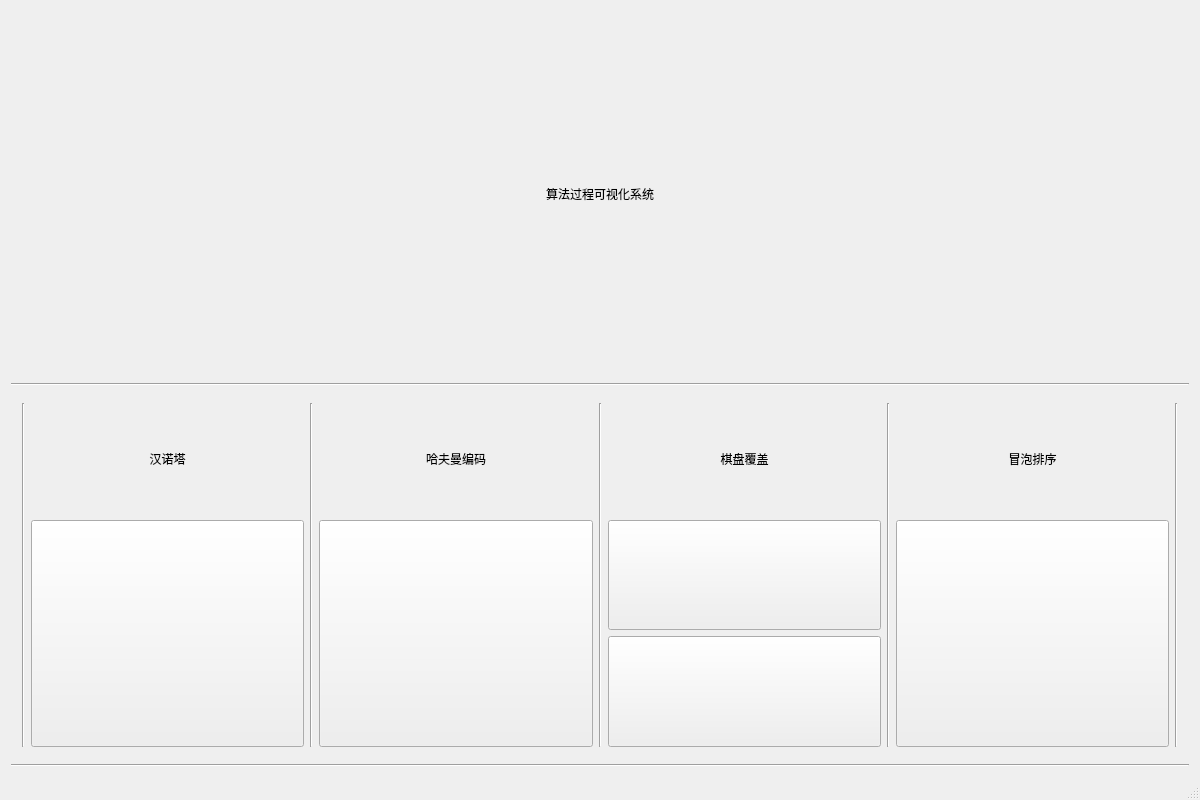
<?xml version="1.0" encoding="UTF-8"?>
<ui version="4.0">
 <class>MainWindow</class>
 <widget class="QMainWindow" name="MainWindow">
  <property name="geometry">
   <rect>
    <x>0</x>
    <y>0</y>
    <width>1200</width>
    <height>800</height>
   </rect>
  </property>
  <property name="windowTitle">
   <string>MainWindow</string>
  </property>
  <widget class="QWidget" name="centralWidget">
   <layout class="QVBoxLayout" name="verticalLayout">
    <item>
     <widget class="QLabel" name="label_2">
      <property name="styleSheet">
       <string notr="true">font: 28pt &quot;楷体&quot;;</string>
      </property>
      <property name="text">
       <string>算法过程可视化系统</string>
      </property>
      <property name="alignment">
       <set>Qt::AlignCenter</set>
      </property>
     </widget>
    </item>
    <item>
     <widget class="Line" name="line">
      <property name="orientation">
       <enum>Qt::Horizontal</enum>
      </property>
     </widget>
    </item>
    <item>
     <widget class="QWidget" name="widget" native="true">
      <layout class="QGridLayout" name="gridLayout">
       <item row="3" column="5">
        <widget class="ImgButton" name="chessboard">
         <property name="sizePolicy">
          <sizepolicy hsizetype="Minimum" vsizetype="Preferred">
           <horstretch>0</horstretch>
           <verstretch>0</verstretch>
          </sizepolicy>
         </property>
         <property name="text">
          <string/>
         </property>
        </widget>
       </item>
       <item row="2" column="5">
        <widget class="ImgButton" name="chessboard_2">
         <property name="sizePolicy">
          <sizepolicy hsizetype="Minimum" vsizetype="Preferred">
           <horstretch>0</horstretch>
           <verstretch>0</verstretch>
          </sizepolicy>
         </property>
         <property name="text">
          <string/>
         </property>
        </widget>
       </item>
       <item row="1" column="7">
        <widget class="QLabel" name="label_5">
         <property name="styleSheet">
          <string notr="true">font: 16pt &quot;楷体&quot;;</string>
         </property>
         <property name="text">
          <string>冒泡排序</string>
         </property>
         <property name="alignment">
          <set>Qt::AlignCenter</set>
         </property>
        </widget>
       </item>
       <item row="1" column="4" rowspan="3">
        <widget class="Line" name="line_3">
         <property name="orientation">
          <enum>Qt::Vertical</enum>
         </property>
        </widget>
       </item>
       <item row="1" column="6" rowspan="3">
        <widget class="Line" name="line_4">
         <property name="orientation">
          <enum>Qt::Vertical</enum>
         </property>
        </widget>
       </item>
       <item row="1" column="3">
        <widget class="QLabel" name="label_3">
         <property name="styleSheet">
          <string notr="true">font: 16pt &quot;楷体&quot;;</string>
         </property>
         <property name="text">
          <string>哈夫曼编码</string>
         </property>
         <property name="alignment">
          <set>Qt::AlignCenter</set>
         </property>
        </widget>
       </item>
       <item row="2" column="1" rowspan="2">
        <widget class="ImgButton" name="hanoi">
         <property name="sizePolicy">
          <sizepolicy hsizetype="Minimum" vsizetype="Preferred">
           <horstretch>0</horstretch>
           <verstretch>0</verstretch>
          </sizepolicy>
         </property>
         <property name="text">
          <string/>
         </property>
        </widget>
       </item>
       <item row="2" column="7" rowspan="2">
        <widget class="ImgButton" name="bubble_sort">
         <property name="sizePolicy">
          <sizepolicy hsizetype="Minimum" vsizetype="Preferred">
           <horstretch>0</horstretch>
           <verstretch>0</verstretch>
          </sizepolicy>
         </property>
         <property name="text">
          <string/>
         </property>
        </widget>
       </item>
       <item row="1" column="2" rowspan="3">
        <widget class="Line" name="line_2">
         <property name="orientation">
          <enum>Qt::Vertical</enum>
         </property>
        </widget>
       </item>
       <item row="2" column="3" rowspan="2">
        <widget class="ImgButton" name="huffman">
         <property name="sizePolicy">
          <sizepolicy hsizetype="Minimum" vsizetype="Preferred">
           <horstretch>0</horstretch>
           <verstretch>0</verstretch>
          </sizepolicy>
         </property>
         <property name="text">
          <string/>
         </property>
        </widget>
       </item>
       <item row="1" column="0" rowspan="3">
        <widget class="Line" name="line_5">
         <property name="orientation">
          <enum>Qt::Vertical</enum>
         </property>
        </widget>
       </item>
       <item row="1" column="1">
        <widget class="QLabel" name="label">
         <property name="styleSheet">
          <string notr="true">font: 16pt &quot;楷体&quot;;</string>
         </property>
         <property name="text">
          <string>汉诺塔</string>
         </property>
         <property name="alignment">
          <set>Qt::AlignCenter</set>
         </property>
        </widget>
       </item>
       <item row="1" column="5">
        <widget class="QLabel" name="label_4">
         <property name="styleSheet">
          <string notr="true">font: 16pt &quot;楷体&quot;;</string>
         </property>
         <property name="text">
          <string>棋盘覆盖</string>
         </property>
         <property name="alignment">
          <set>Qt::AlignCenter</set>
         </property>
        </widget>
       </item>
       <item row="1" column="8" rowspan="3">
        <widget class="Line" name="line_6">
         <property name="orientation">
          <enum>Qt::Vertical</enum>
         </property>
        </widget>
       </item>
      </layout>
     </widget>
    </item>
    <item>
     <widget class="Line" name="line_7">
      <property name="orientation">
       <enum>Qt::Horizontal</enum>
      </property>
     </widget>
    </item>
   </layout>
  </widget>
  <widget class="QMenuBar" name="menuBar">
   <property name="geometry">
    <rect>
     <x>0</x>
     <y>0</y>
     <width>1200</width>
     <height>23</height>
    </rect>
   </property>
  </widget>
  <widget class="QStatusBar" name="statusBar"/>
 </widget>
 <layoutdefault spacing="6" margin="11"/>
 <customwidgets>
  <customwidget>
   <class>ImgButton</class>
   <extends>QPushButton</extends>
   <header>imgbutton.h</header>
  </customwidget>
 </customwidgets>
 <resources/>
 <connections/>
</ui>
